Frame 1 (no input): blank canvas, image omitted
Frame 60 (no input): blank canvas, image omitted
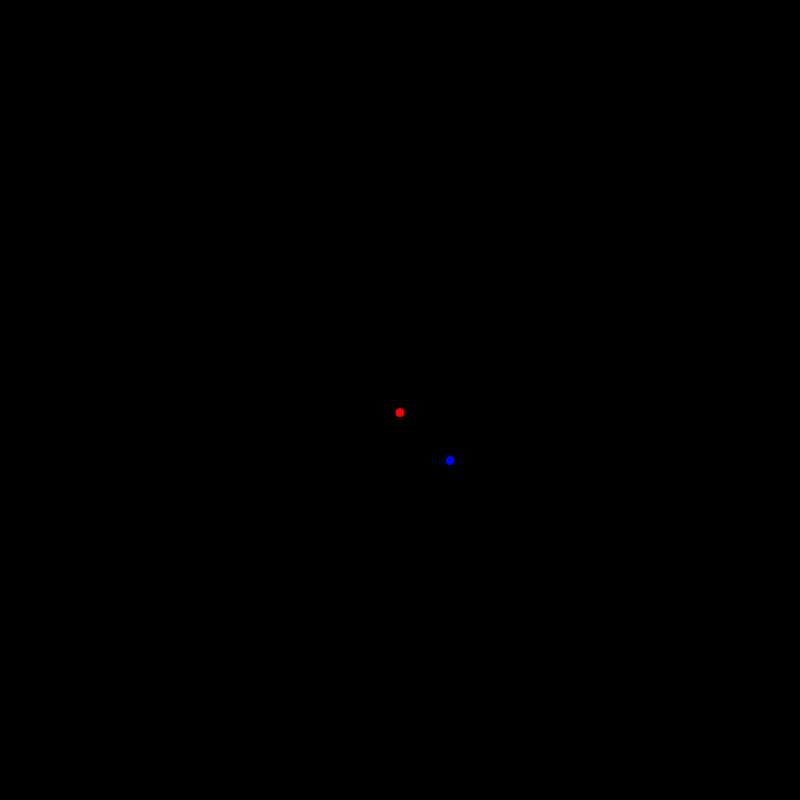
Frame 120 (the mouse pressed at the canvas centre since frame 60)

The p5.js sketch whose frames 1 and 60 were blank and that drew this single picture after the mouse press (run headless with seeded random() and noise() and a simulated clock; from frame 60 on, the mouse is pressed at the canvas centre):

// p5.js sketch
// ── sketch.js
// let asdf;
// let qwer;
let gravity;
let particleArray = [];

function setup() {
  createCanvas(800, 800);
  background(0);
  //   asdf = new Particle(width / 2, height / 2, 10, 'red', 10, 0, 0);
  //   qwer = new Particle(width / 2 + 50, height / 2, 10, 'blue', 50, 0, 0);
  particleArray.push(new Particle(width / 2, height / 2, 10, 'red', 10, 0, 0));
  particleArray.push(
    new Particle(width / 2 + 50, height / 2, 10, 'blue', 50, 0, 0)
  );
  gravity = createVector(0, 0.01);
}

function draw() {
  background(0);
  //   asdf.applyGravity(gravity);
  //   asdf.update();
  //   asdf.display();
  //   qwer.applyGravity(gravity);
  //   qwer.update();
  //   qwer.display();
  for (let idx = particleArray.length - 1; idx >= 0; idx--) {
    particleArray[idx].applyGravity(gravity);
    particleArray[idx].update();
    particleArray[idx].display();
  }
}

function mousePressed() {
  //   asdf.applyForce(createVector(0, -1));
  //   qwer.applyForce(createVector(0, -1));

  for (let idx = particleArray.length - 1; idx >= 0; idx--) {
    particleArray[idx].applyForce(createVector(0, -10));
  }
}

// ── fireworks.js
class Fireworks {
  constructor(x, y, size, c, m, particleNum) {
    this.explodeParticles = [];
    this.x = x;
    this.y = y;
    this.size = size;
    this.c = c;
    this.m = m;
    this.particleNum = particleNum;
  }

  explode = () => {
    for (let cnt = 0; cnt < this.particleNum; cnt++) {
      const vel = createVector(0, 1);
      vel.rotate(Math.random() * 2 * Math.PI);
      vel.mult(10);
      this.explodeParticles.push(
        new Particle(this.x, this.y, this.size, this.c, this.m, vel.x, vel.y)
      );
    }
  };

  applyGravity = (gravity) => {
    for (let idx = this.explodeParticles.length - 1; idx >= 0; idx--) {
      this.explodeParticles[idx].applyGravity(gravity);
    }
  };

  applyForce = (force) => {
    for (let idx = this.explodeParticles.length - 1; idx >= 0; idx--) {
      this.explodeParticles[idx].applyForce(force);
    }
  };

  update = () => {
    for (let idx = this.explodeParticles.length - 1; idx >= 0; idx--) {
      this.explodeParticles[idx].update();
    }
  };

  display = () => {
    for (let idx = this.explodeParticles.length - 1; idx >= 0; idx--) {
      this.explodeParticles[idx].display();
    }
  };
}

// ── particle.js
class Particle {
  constructor(x, y, size, c, m, velX, velY) {
    this.pos = createVector(x, y);
    this.size = size;
    this.c = c;
    this.m = m;
    this.vel = createVector(velX, velY);
    this.acc = createVector(0, 0);
  }

  applyGravity = (gravity) => {
    this.acc.add(gravity);
  };

  applyForce = (force) => {
    this.acc.add(p5.Vector.div(force, this.m));
  };

  update = () => {
    this.vel.add(this.acc);
    this.pos.add(this.vel);
    this.acc.set(0, 0);
  };

  display = () => {
    fill(this.c);
    circle(this.pos.x, this.pos.y, this.size);
  };
}

// ── sketch2.js
const fireworksArray = [];

function setup() {
  createCanvas(800, 800);
  background(0);
  //   asdf = new Particle(width / 2, height / 2, 10, 'red', 10, 0, 0);
  //   qwer = new Particle(width / 2 + 50, height / 2, 10, 'blue', 50, 0, 0);
  fireworksArray.push(new Fireworks(width / 2, height / 2, 10, 'red', 10, 100));
  gravity = createVector(0, 0.2);
}

function draw() {
  background(0);
  //   asdf.applyGravity(gravity);
  //   asdf.update();
  //   asdf.display();
  //   qwer.applyGravity(gravity);
  //   qwer.update();
  //   qwer.display();
  for (let idx = fireworksArray.length - 1; idx >= 0; idx--) {
    fireworksArray[idx].applyGravity(gravity);
    fireworksArray[idx].update();
    fireworksArray[idx].display();
  }
}

function mousePressed() {
  //   asdf.applyForce(createVector(0, -1));
  //   qwer.applyForce(createVector(0, -1));

  for (let idx = fireworksArray.length - 1; idx >= 0; idx--) {
    fireworksArray[idx].explode();
  }
}
